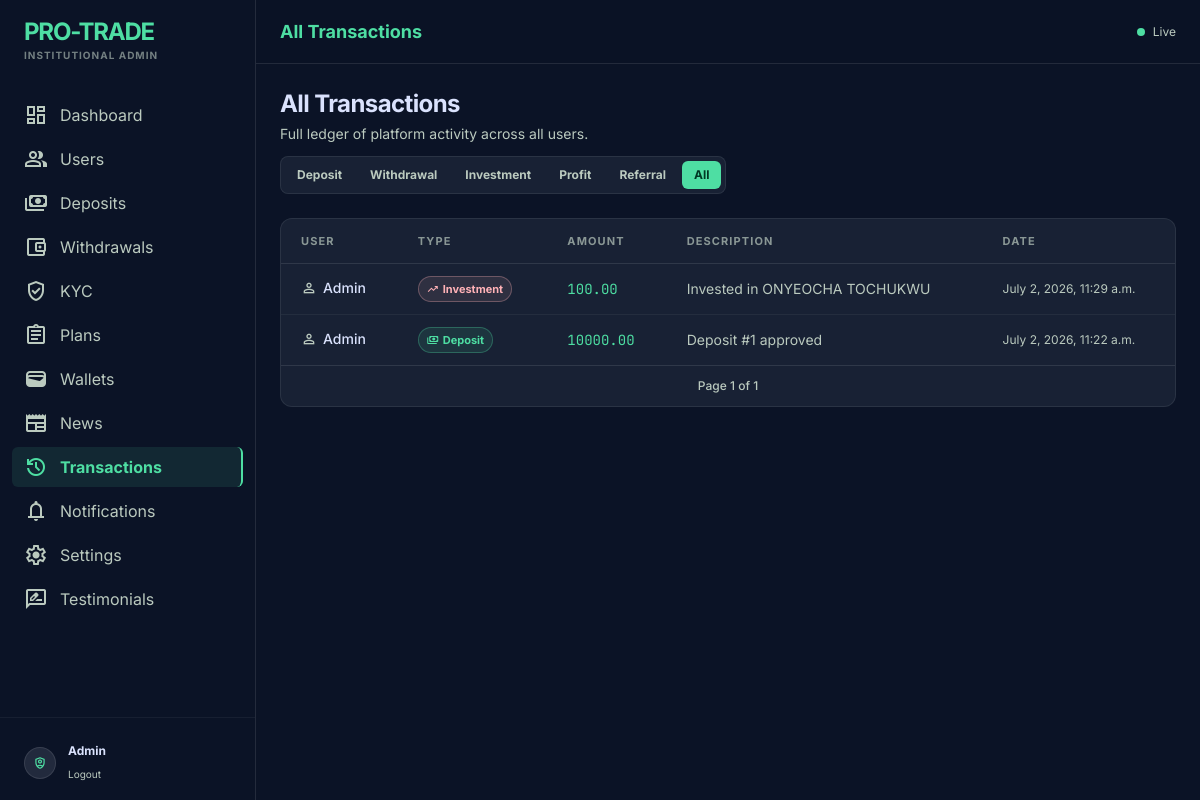
/panel/transactions/ (signed in), run on an earlier commit of the app's database.
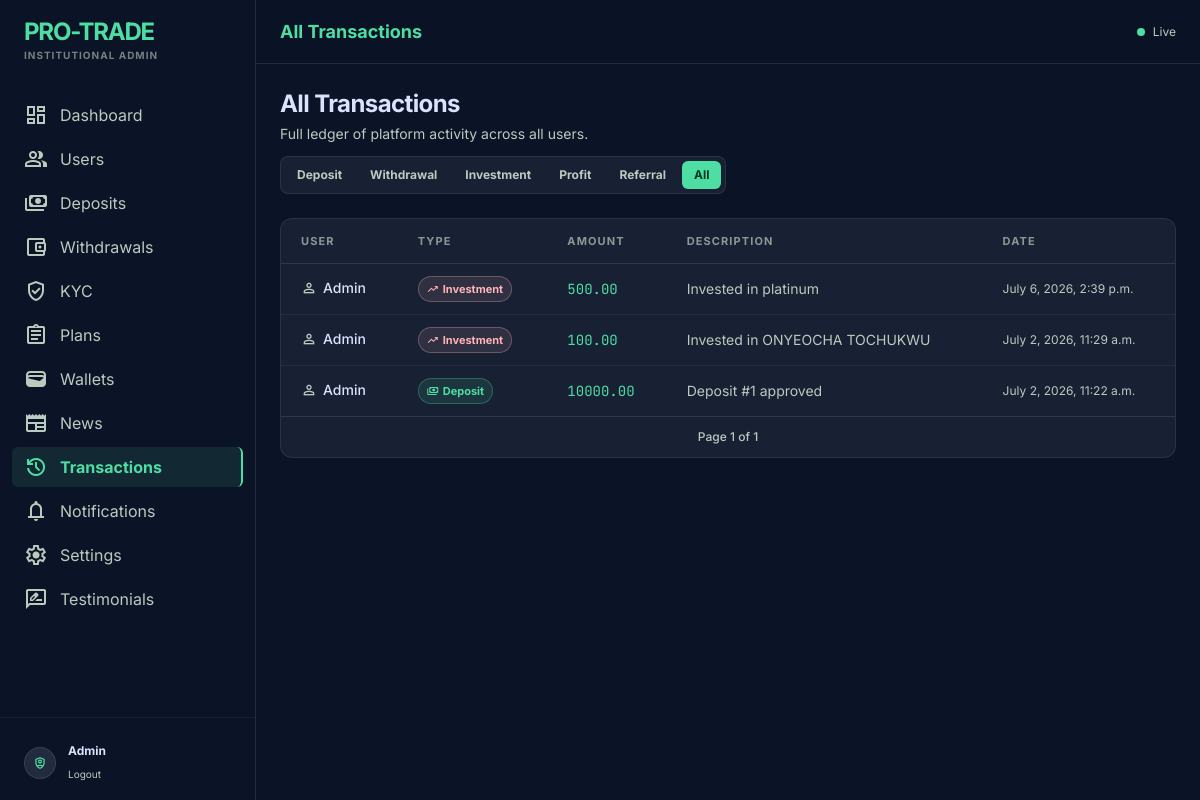
And on a later commit of the database.
### core/models.py (models this page shows, shortened)
class Transaction(models.Model):
    TYPES = (
        ("deposit","Deposit"),
        ("withdrawal","Withdrawal"),
        ("investment","Investment"),
        ("profit","Profit"),
        ("referral","Referral"),
    )
    user = models.ForeignKey(User,on_delete=models.CASCADE)
    transaction_type = models.CharField(
        max_length=30,
        choices=TYPES
    )
    amount = models.DecimalField(max_digits=20, decimal_places=2)
    description = models.TextField()
    created_at = models.DateTimeField(auto_now_add=True)

class User(AbstractUser):
    id = models.UUIDField(primary_key=True, default=uuid.uuid4, editable=False)
    phone = models.CharField(max_length=20, blank=True)
    country = models.CharField(max_length=100, blank=True)
    referral_code = models.CharField(max_length=20, unique=True)
    referred_by = models.ForeignKey(
        'self',
        on_delete=models.SET_NULL,
        null=True,
        blank=True,
        related_name='referrals'
    )
    balance = models.DecimalField(max_digits=20, decimal_places=2, default=0)
    investment_balance = models.DecimalField(max_digits=20, decimal_places=2, default=0)
    profit_balance = models.DecimalField(max_digits=20, decimal_places=2, default=0)
    referral_balance = models.DecimalField(max_digits=20, decimal_places=2, default=0)
    email_verified = models.BooleanField(default=False)
    phone_verified = models.BooleanField(default=False)
    kyc_verified = models.BooleanField(default=False)
    two_factor_enabled = models.BooleanField(default=False)
    is_admin_user = models.BooleanField(default=False)
    created_at = models.DateTimeField(auto_now_add=True)

### core/admin_views.py (the view)
# urls.py: path("panel/transactions/", admin_views.admin_transactions_list_view, name="admin_transactions_list"),
@admin_required
def admin_transactions_list_view(request):
    transactions = Transaction.objects.select_related("user").order_by("-created_at")
    tx_type = request.GET.get("type")
    if tx_type:
        transactions = transactions.filter(transaction_type=tx_type)
    paginator = Paginator(transactions, 40)
    page = paginator.get_page(request.GET.get("page"))
    return render(request, "core/admin/admin_transactions_list.html", {
        "page_obj": page, "tx_type": tx_type,
    })

### core/context_processors.py (called while the page is built)
def site_settings(request):
    return {"site_settings": SiteSetting.objects.first()}

def notifications_badge(request):
    if request.user.is_authenticated:
        count = Notification.objects.filter(user=request.user, is_read=False).count()
    else:
        count = 0
    return {"unread_notifications_count": count}

### core/templates/core/admin/admin_transactions_list.html (shortened to what the changed rows need)
{% extends "core/admin/admin_base.html" %}
{% block page_title %}All Transactions{% endblock %}
{% block content %}
<div class="flex flex-col gap-6">
  <div class="flex flex-col gap-3">
    <div>
      <h1 class="text-2xl font-bold text-on-surface tracking-tight">All Transactions</h1>
    </div>
  </div>
  <div class="glass-panel rounded-xl overflow-hidden">
    <div class="overflow-x-auto custom-scrollbar">
      <table class="w-full text-sm">
        <thead>
          <tr class="border-b border-white/10 text-left text-[11px] uppercase tracking-widest text-on-surface-variant/70">
            <th class="px-5 py-3 font-bold">User</th>
            <th class="px-5 py-3 font-bold">Type</th>
            <th class="px-5 py-3 font-bold">Amount</th>
            <th class="px-5 py-3 font-bold">Description</th>
            <th class="px-5 py-3 font-bold">Date</th>
          </tr>
        </thead>
        <tbody class="divide-y divide-white/5">
          {% for tx in page_obj %}
          <tr class="hover:bg-surface-variant/30 transition-colors">
            <td class="px-5 py-3 font-medium text-on-surface flex items-center gap-1.5">
              <span class="material-symbols-outlined text-base text-on-surface-variant">person</span>{{ tx.user.username }}
            </td>
            <td class="px-5 py-3">
              {% if tx.transaction_type == "deposit" %}
              <span class="inline-flex items-center gap-1 px-2 py-0.5 rounded-full text-[11px] font-bold bg-primary/10 text-primary border border-primary/30">
                <span class="material-symbols-outlined text-xs">payments</span>Deposit
              </span>
              {% elif tx.transaction_type == "withdrawal" %}
              <span class="inline-flex items-center gap-1 px-2 py-0.5 rounded-full text-[11px] font-bold bg-tertiary/10 text-tertiary border border-tertiary/30">
                <span class="material-symbols-outlined text-xs">account_balance_wallet</span>Withdrawal
              </span>
              {% elif tx.transaction_type == "investment" %}
              <span class="inline-flex items-center gap-1 px-2 py-0.5 rounded-full text-[11px] font-bold bg-secondary/10 text-secondary border border-secondary/30">
                <span class="material-symbols-outlined text-xs">trending_up</span>Investment
              </span>
              {% elif tx.transaction_type == "profit" %}
              <span class="inline-flex items-center gap-1 px-2 py-0.5 rounded-full text-[11px] font-bold bg-primary/10 text-primary border border-primary/30">
                <span class="material-symbols-outlined text-xs">paid</span>Profit
              </span>
              {% elif tx.transaction_type == "referral" %}
              <span class="inline-flex items-center gap-1 px-2 py-0.5 rounded-full text-[11px] font-bold bg-tertiary/10 text-tertiary border border-tertiary/30">
                <span class="material-symbols-outlined text-xs">group</span>Referral
              </span>
              {% else %}
              <span class="inline-flex items-center gap-1 px-2 py-0.5 rounded-full text-[11px] font-bold bg-surface-variant text-on-surface-variant border border-white/10 capitalize">
                {{ tx.transaction_type }}
              </span>
              {% endif %}
            </td>
            <td class="px-5 py-3 font-data-md text-primary">{{ tx.amount }}</td>
            <td class="px-5 py-3 text-on-surface-variant">{{ tx.description }}</td>
            <td class="px-5 py-3 text-on-surface-variant text-xs">{{ tx.created_at }}</td>
          </tr>
          {% endfor %}
        </tbody>
      </table>
    </div>
  </div>
</div>
{% endblock %}

What changed in the data, as far as the page shows it:
added Transaction: user.username "Admin", transaction_type "investment" (drawn), amount "500.00", description "Invested in platinum", created_at "July 6, 2026, 2:39 p.m."
